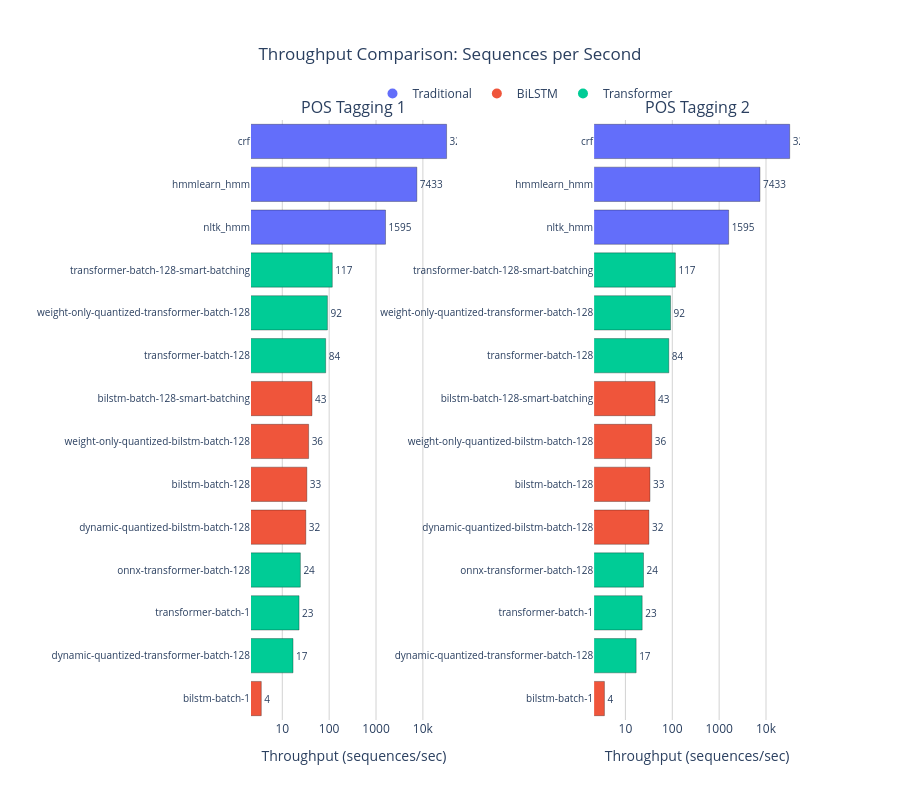

The notebook cell saved with this chart:
### Code cell
fig_throughput_grid = make_subplots(
    rows=1,
    cols=2,
    subplot_titles=(task_1_name, task_2_name),
    shared_yaxes=False,
    horizontal_spacing=0.25,
)

for i, df in enumerate([task_1_results, task_2_results]):
    sorted_df = df.sort_values("throughput_seq_per_sec", ascending=True)

    # Create hover text with additional metrics
    hover_text = [
        f"<b>{name}</b><br>"
        + f"Throughput: {throughput:.1f} seq/s<br>"
        + f"F1 (Macro): {f1:.3f}<br>"
        + f"p50 Latency: {latency:.2f} ms<br>"
        + f"Memory: {mem:.1f} MB"
        for name, throughput, f1, latency, mem in zip(
            sorted_df["name"],
            sorted_df["throughput_seq_per_sec"],
            sorted_df["macro_f1"],
            sorted_df["p50_latency_ms"],
            sorted_df["peak_memory_mb"],
        )
    ]

    fig_throughput_grid.add_trace(
        go.Bar(
            x=sorted_df["throughput_seq_per_sec"],
            y=sorted_df["name"],
            orientation="h",
            marker=dict(
                color=[color_map[f] for f in sorted_df["family"]],
                line=dict(color="rgba(0,0,0,0.3)", width=1),
            ),
            text=[f"{val:.0f}" for val in sorted_df["throughput_seq_per_sec"]],
            textposition="outside",
            textfont=dict(size=10),
            hovertext=hover_text,
            hoverinfo="text",
            showlegend=False,
            legendgroup=f"data_{i}",
        ),
        row=1,
        col=i + 1,
    )

# Add legend manually using dummy traces (only once)
for family, color in color_map.items():
    fig_throughput_grid.add_trace(
        go.Scatter(
            x=[None],
            y=[None],
            mode="markers",
            marker=dict(color=color, size=10),
            name=family,
            showlegend=True,
            legendgroup=family,
        )
    )

fig_throughput_grid.update_layout(
    title_text="Throughput Comparison: Sequences per Second",
    title_x=0.5,
    template="plotly_white",
    height=800,
    showlegend=True,
    legend=dict(orientation="h", yanchor="bottom", y=1.02, xanchor="center", x=0.5),
    margin=dict(l=200, r=100, t=120, b=80),
)

fig_throughput_grid.update_xaxes(
    title_text="Throughput (log sequences/sec)", type="log", gridcolor="lightgray"
)
fig_throughput_grid.update_yaxes(title_text="", tickfont=dict(size=10))

fig_throughput_grid.show()

### Figure 1 — Plotly figure (JSON) as saved in the notebook; plotly's stock layout.template omitted (floating-point values rounded to 4 significant figures)
{"data": [{"hoverinfo": "text", "hovertext": ["<b>bilstm-batch-1</b><br>Throughput: 3.6 seq/s<br>F1 (Macro): 0.850<br>p50 Latency: 210.46 ms<br>Memory: 4796.0 MB", "<b>dynamic-quantized-transformer-batch-128</b><br>Throughput: 16.9 seq/s<br>F1 (Macro): 0.836<br>p50 Latency: 46.11 ms<br>Memory: 6049.7 MB", "<b>transformer-batch-1</b><br>Throughput: 22.8 seq/s<br>F1 (Macro): 0.841<br>p50 Latency: 40.15 ms<br>Memory: 5607.1 MB", "<b>onnx-transformer-batch-128</b><br>Throughput: 24.3 seq/s<br>F1 (Macro): 0.841<br>p50 Latency: 32.77 ms<br>Memory: 6763.2 MB", "<b>dynamic-quantized-bilstm-batch-128</b><br>Throughput: 31.7 seq/s<br>F1 (Macro): 0.849<br>p50 Latency: 30.16 ms<br>Memory: 5066.0 MB", "<b>bilstm-batch-128</b><br>Throughput: 33.4 seq/s<br>F1 (Macro): 0.850<br>p50 Latency: 29.12 ms<br>Memory: 4981.4 MB", "<b>weight-only-quantized-bilstm-batch-128</b><br>Throughput: 36.5 seq/s<br>F1 (Macro): 0.849<br>p50 Latency: 26.87 ms<br>Memory: 5349.6 MB", "<b>bilstm-batch-128-smart-batching</b><br>Throughput: 43.0 seq/s<br>F1 (Macro): 0.850<br>p50 Latency: 19.12 ms<br>Memory: 4981.4 MB", "<b>transformer-batch-128</b><br>Throughput: 84.2 seq/s<br>F1 (Macro): 0.841<br>p50 Latency: 8.92 ms<br>Memory: 5934.9 MB", "<b>weight-only-quantized-transformer-batch-128</b><br>Throughput: 91.7 seq/s<br>F1 (Macro): 0.840<br>p50 Latency: 7.97 ms<br>Memory: 6763.2 MB", "<b>transformer-batch-128-smart-batching</b><br>Throughput: 116.6 seq/s<br>F1 (Macro): 0.841<br>p50 Latency: 5.46 ms<br>Memory: 5934.9 MB", "<b>nltk_hmm</b><br>Throughput: 1594.7 seq/s<br>F1 (Macro): 0.804<br>p50 Latency: 0.47 ms<br>Memory: 4796.0 MB", "<b>hmmlearn_hmm</b><br>Throughput: 7433.5 seq/s<br>F1 (Macro): 0.794<br>p50 Latency: 0.13 ms<br>Memory: 4796.0 MB", "<b>crf</b><br>Throughput: 32030.4 seq/s<br>F1 (Macro): 0.913<br>p50 Latency: 0.02 ms<br>Memory: 4796.0 MB"], "legendgroup": "data_0", "marker": {"color": ["#EF553B", "#00CC96", "#00CC96", "#00CC96", "#EF553B", "#EF553B", "#EF553B", "#EF553B", "#00CC96", "#00CC96", "#00CC96", "#636EFA", "#636EFA", "#636EFA"], "line": {"color": "rgba(0,0,0,0.3)", "width": 1}}, "orientation": "h", "showlegend": false, "text": ["4", "17", "23", "24", "32", "33", "36", "43", "84", "92", "117", "1595", "7433", "32030"], "textfont": {"size": 10}, "textposition": "outside", "type": "bar", "x": [3.56, 16.93, 22.77, 24.3, 31.72, 33.41, 36.45, 42.99, 84.23, 91.74, 116.6, 1595.0, 7433.0, 32030.0], "xaxis": "x", "y": ["bilstm-batch-1", "dynamic-quantized-transformer-batch-128", "transformer-batch-1", "onnx-transformer-batch-128", "dynamic-quantized-bilstm-batch-128", "bilstm-batch-128", "weight-only-quantized-bilstm-batch-128", "bilstm-batch-128-smart-batching", "transformer-batch-128", "weight-only-quantized-transformer-batch-128", "transformer-batch-128-smart-batching", "nltk_hmm", "hmmlearn_hmm", "crf"], "yaxis": "y"}, {"hoverinfo": "text", "hovertext": ["<b>bilstm-batch-1</b><br>Throughput: 3.6 seq/s<br>F1 (Macro): 0.850<br>p50 Latency: 210.46 ms<br>Memory: 4796.0 MB", "<b>dynamic-quantized-transformer-batch-128</b><br>Throughput: 16.9 seq/s<br>F1 (Macro): 0.836<br>p50 Latency: 46.11 ms<br>Memory: 6049.7 MB", "<b>transformer-batch-1</b><br>Throughput: 22.8 seq/s<br>F1 (Macro): 0.841<br>p50 Latency: 40.15 ms<br>Memory: 5607.1 MB", "<b>onnx-transformer-batch-128</b><br>Throughput: 24.3 seq/s<br>F1 (Macro): 0.841<br>p50 Latency: 32.77 ms<br>Memory: 6763.2 MB", "<b>dynamic-quantized-bilstm-batch-128</b><br>Throughput: 31.7 seq/s<br>F1 (Macro): 0.849<br>p50 Latency: 30.16 ms<br>Memory: 5066.0 MB", "<b>bilstm-batch-128</b><br>Throughput: 33.4 seq/s<br>F1 (Macro): 0.850<br>p50 Latency: 29.12 ms<br>Memory: 4981.4 MB", "<b>weight-only-quantized-bilstm-batch-128</b><br>Throughput: 36.5 seq/s<br>F1 (Macro): 0.849<br>p50 Latency: 26.87 ms<br>Memory: 5349.6 MB", "<b>bilstm-batch-128-smart-batching</b><br>Throughput: 43.0 seq/s<br>F1 (Macro): 0.850<br>p50 Latency: 19.12 ms<br>Memory: 4981.4 MB", "<b>transformer-batch-128</b><br>Throughput: 84.2 seq/s<br>F1 (Macro): 0.841<br>p50 Latency: 8.92 ms<br>Memory: 5934.9 MB", "<b>weight-only-quantized-transformer-batch-128</b><br>Throughput: 91.7 seq/s<br>F1 (Macro): 0.840<br>p50 Latency: 7.97 ms<br>Memory: 6763.2 MB", "<b>transformer-batch-128-smart-batching</b><br>Throughput: 116.6 seq/s<br>F1 (Macro): 0.841<br>p50 Latency: 5.46 ms<br>Memory: 5934.9 MB", "<b>nltk_hmm</b><br>Throughput: 1594.7 seq/s<br>F1 (Macro): 0.804<br>p50 Latency: 0.47 ms<br>Memory: 4796.0 MB", "<b>hmmlearn_hmm</b><br>Throughput: 7433.5 seq/s<br>F1 (Macro): 0.794<br>p50 Latency: 0.13 ms<br>Memory: 4796.0 MB", "<b>crf</b><br>Throughput: 32030.4 seq/s<br>F1 (Macro): 0.913<br>p50 Latency: 0.02 ms<br>Memory: 4796.0 MB"], "legendgroup": "data_1", "marker": {"color": ["#EF553B", "#00CC96", "#00CC96", "#00CC96", "#EF553B", "#EF553B", "#EF553B", "#EF553B", "#00CC96", "#00CC96", "#00CC96", "#636EFA", "#636EFA", "#636EFA"], "line": {"color": "rgba(0,0,0,0.3)", "width": 1}}, "orientation": "h", "showlegend": false, "text": ["4", "17", "23", "24", "32", "33", "36", "43", "84", "92", "117", "1595", "7433", "32030"], "textfont": {"size": 10}, "textposition": "outside", "type": "bar", "x": [3.56, 16.93, 22.77, 24.3, 31.72, 33.41, 36.45, 42.99, 84.23, 91.74, 116.6, 1595.0, 7433.0, 32030.0], "xaxis": "x2", "y": ["bilstm-batch-1", "dynamic-quantized-transformer-batch-128", "transformer-batch-1", "onnx-transformer-batch-128", "dynamic-quantized-bilstm-batch-128", "bilstm-batch-128", "weight-only-quantized-bilstm-batch-128", "bilstm-batch-128-smart-batching", "transformer-batch-128", "weight-only-quantized-transformer-batch-128", "transformer-batch-128-smart-batching", "nltk_hmm", "hmmlearn_hmm", "crf"], "yaxis": "y2"}, {"legendgroup": "Traditional", "marker": {"color": "#636EFA", "size": 10}, "mode": "markers", "name": "Traditional", "showlegend": true, "type": "scatter", "x": [null], "y": [null]}, {"legendgroup": "BiLSTM", "marker": {"color": "#EF553B", "size": 10}, "mode": "markers", "name": "BiLSTM", "showlegend": true, "type": "scatter", "x": [null], "y": [null]}, {"legendgroup": "Transformer", "marker": {"color": "#00CC96", "size": 10}, "mode": "markers", "name": "Transformer", "showlegend": true, "type": "scatter", "x": [null], "y": [null]}], "layout": {"annotations": [{"font": {"size": 16}, "showarrow": false, "text": "POS Tagging 1", "x": 0.1875, "xanchor": "center", "xref": "paper", "y": 1, "yanchor": "bottom", "yref": "paper"}, {"font": {"size": 16}, "showarrow": false, "text": "POS Tagging 2", "x": 0.8125, "xanchor": "center", "xref": "paper", "y": 1, "yanchor": "bottom", "yref": "paper"}], "height": 800, "legend": {"orientation": "h", "x": 0.5, "xanchor": "center", "y": 1.02, "yanchor": "bottom"}, "margin": {"b": 80, "l": 200, "r": 100, "t": 120}, "showlegend": true, "title": {"text": "Throughput Comparison: Sequences per Second", "x": 0.5}, "xaxis": {"anchor": "y", "domain": [0, 0.375], "gridcolor": "lightgray", "title": {"text": "Throughput (sequences/sec)"}, "type": "log"}, "xaxis2": {"anchor": "y2", "domain": [0.625, 1], "gridcolor": "lightgray", "title": {"text": "Throughput (sequences/sec)"}, "type": "log"}, "yaxis": {"anchor": "x", "domain": [0, 1], "tickfont": {"size": 10}, "title": {"text": ""}}, "yaxis2": {"anchor": "x2", "domain": [0, 1], "tickfont": {"size": 10}, "title": {"text": ""}}}}
